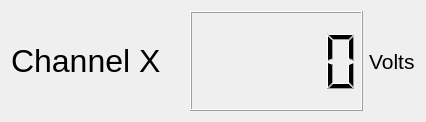
<?xml version="1.0" encoding="UTF-8"?>
<ui version="4.0">
 <class>Form</class>
 <widget class="QWidget" name="Form">
  <property name="geometry">
   <rect>
    <x>0</x>
    <y>0</y>
    <width>426</width>
    <height>118</height>
   </rect>
  </property>
  <property name="windowTitle">
   <string>Form</string>
  </property>
  <layout class="QGridLayout" name="gridLayout">
   <item row="0" column="0">
    <layout class="QHBoxLayout" name="horizontalLayout">
     <item>
      <widget class="QLabel" name="channelLabel">
       <property name="font">
        <font>
         <pointsize>24</pointsize>
        </font>
       </property>
       <property name="text">
        <string>Channel X</string>
       </property>
      </widget>
     </item>
     <item>
      <widget class="QLCDNumber" name="lcdNumber">
       <property name="minimumSize">
        <size>
         <width>0</width>
         <height>100</height>
        </size>
       </property>
       <property name="maximumSize">
        <size>
         <width>16777215</width>
         <height>100</height>
        </size>
       </property>
      </widget>
     </item>
     <item>
      <widget class="QLabel" name="label">
       <property name="sizePolicy">
        <sizepolicy hsizetype="Maximum" vsizetype="Minimum">
         <horstretch>0</horstretch>
         <verstretch>0</verstretch>
        </sizepolicy>
       </property>
       <property name="font">
        <font>
         <pointsize>16</pointsize>
        </font>
       </property>
       <property name="text">
        <string>Volts</string>
       </property>
       <property name="alignment">
        <set>Qt::AlignLeading|Qt::AlignLeft|Qt::AlignVCenter</set>
       </property>
      </widget>
     </item>
    </layout>
   </item>
  </layout>
 </widget>
 <resources/>
 <connections/>
</ui>
